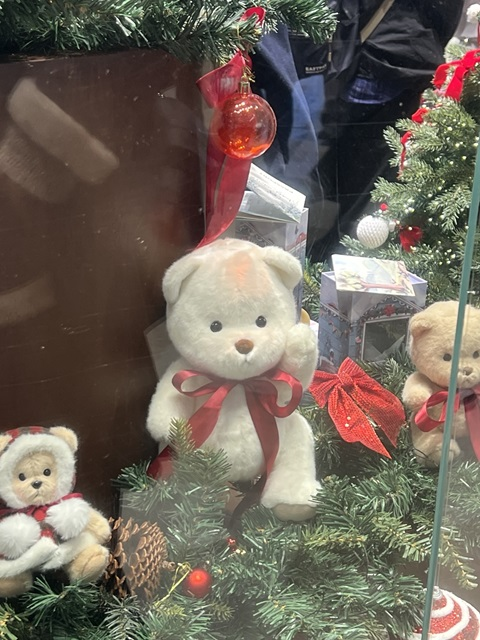
#> input picture Projects/ImageProcessingClass/Fianl Project/image/bear.jpg, 480 x 640 px
$ jupyter execute --allow-errors '2020301081 허종우 코드.ipynb'
#> lines starting #> are read from the running program, lines starting #| are printed output that depends on the picture
### 2020301081 허종우 기말 프로젝트 Final Code
#### 이미지에 배경 효과를 입히고, 밝기와 명암도를 조절하는 프로그램

[cell 1]
import cv2
import numpy as np

# 이미지 읽기
image = cv2.imread("image/bear.jpg")
#> image is the input picture: shape (640, 480, 3); mean B, G, R 91.3, 102.2, 112.2
if image is None:
    raise Exception("영상파일 읽기 오류")

# 프로젝트 주제는 이미지 배경효과 적용
title = 'Background Filtering'

# 초기 설정
current_filter = '0'
mode = None
scale = 0  # 트랙바 초기값
brightness = 50 # 밝기 초기값
contrast = 50   # 명암도 초기값

# 텍스트 표시 위치 계산 및 출력
line_spacing = 30  # 줄 간격
start_y = 30  # 첫 번째 줄의 Y 위치
x = 20  # X 위치

# 도움말 창 생성시 텍스트의 색상 적용을 위해 선언
white = (255, 255, 255)
black = (0, 0, 0)
navy = (128, 0, 0)

# 도움말 창 생성
hp_win = np.full((200, 450, 3), white, np.uint8)
hp_win2 = np.full((250, 400, 3), white, np.uint8)
font = cv2.FONT_HERSHEY_TRIPLEX;

First_Text = [
    "Press Buttons to adjust effects",
    "F. Filtering",
    "B. Brightness",
    "C. Contrast",
    "ESC. Exit Program & Save"
]

Second_Text = [
    "Filtering Effects",
    "1. Black & White",
    "2. WarmTone",
    "3. CoolTone",
    "4. Pencil Sketch",
    "5. Sharpening",
    "6. Cartoon",
    "0. Original",
    "ESC. Exit Program & Save"
]

# cv2.putText는 단일 줄만 출력가능, for 문 사용
for i, line in enumerate(First_Text):
    y = start_y + i * line_spacing  # Y 위치 계산
    if i == 0:
        color = navy
    else:
        color = black  # 첫 번째 줄만 강조 색상
    cv2.putText(hp_win, line, (x, y), font, 0.7, color, 1)

for i, line in enumerate(Second_Text):
    y = start_y + i * line_spacing  # Y 위치 계산
    if i == 0:
        color = navy
    else:
        color = black  # 첫 번째 줄만 강조 색상
    cv2.putText(hp_win2, line, (x, y), font, 0.7, color, 1)

# 밝기 및 명암도 조절 함수
def set_Brightness(val):
    global brightness
    brightness = val

def set_Contrast(val):
    global contrast
    contrast = val

def set_Scale(val):
    global scale
    scale = val

# 밝기 및 명암도 적용 함수
# [70 lines left out: functions btct, reset_trackbar, reset_scale, filtering, not called in this run]

cv2.namedWindow(title)
cv2.imshow('Help Window', hp_win)
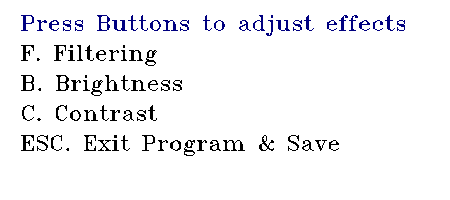
#> window 'Help Window': shape (200, 450, 3); mean B, G, R 245, 243, 243

while True:
    key = cv2.waitKeyEx(100)
#> (key Esc is pressed here)
    if key == 27:      # esc 누르면 종료
        break

    # 필터링 적용
    filtering(current_filter, scale)
    cv2.imshow(title, filtered_image)

    # 키보드 이벤트 처리
    if ord('0') <= key <= ord('6'):  # 필터 변경
        current_filter = chr(key)  # 현재 필터 업데이트
        reset_scale()

    elif key == ord('f'):
        reset_trackbar()
        mode = "Scale"
        cv2.namedWindow(mode)
        cv2.imshow(mode, hp_win2)
        cv2.createTrackbar(mode, "Scale", scale, 100, set_Scale)

    # b, c가 눌린 상태에서 숫자키를 누르면 오류가 발생하는 예외 처리
    elif key == ord('b'):
        reset_trackbar()
        mode = "Brightness"
        cv2.namedWindow(mode, cv2.WINDOW_NORMAL)
        cv2.createTrackbar(mode, "Brightness", brightness, 100, set_Brightness)

    elif key == ord('c'):
        reset_trackbar()
        mode = "Contrast"
        cv2.namedWindow(mode, cv2.WINDOW_NORMAL)
        cv2.createTrackbar(mode, "Contrast", contrast, 100, set_Contrast)


# 편집본 이미지를 저장
save_path = "image/retouched.jpg"
#> (the rest of this cell did not finish here and is left out)
